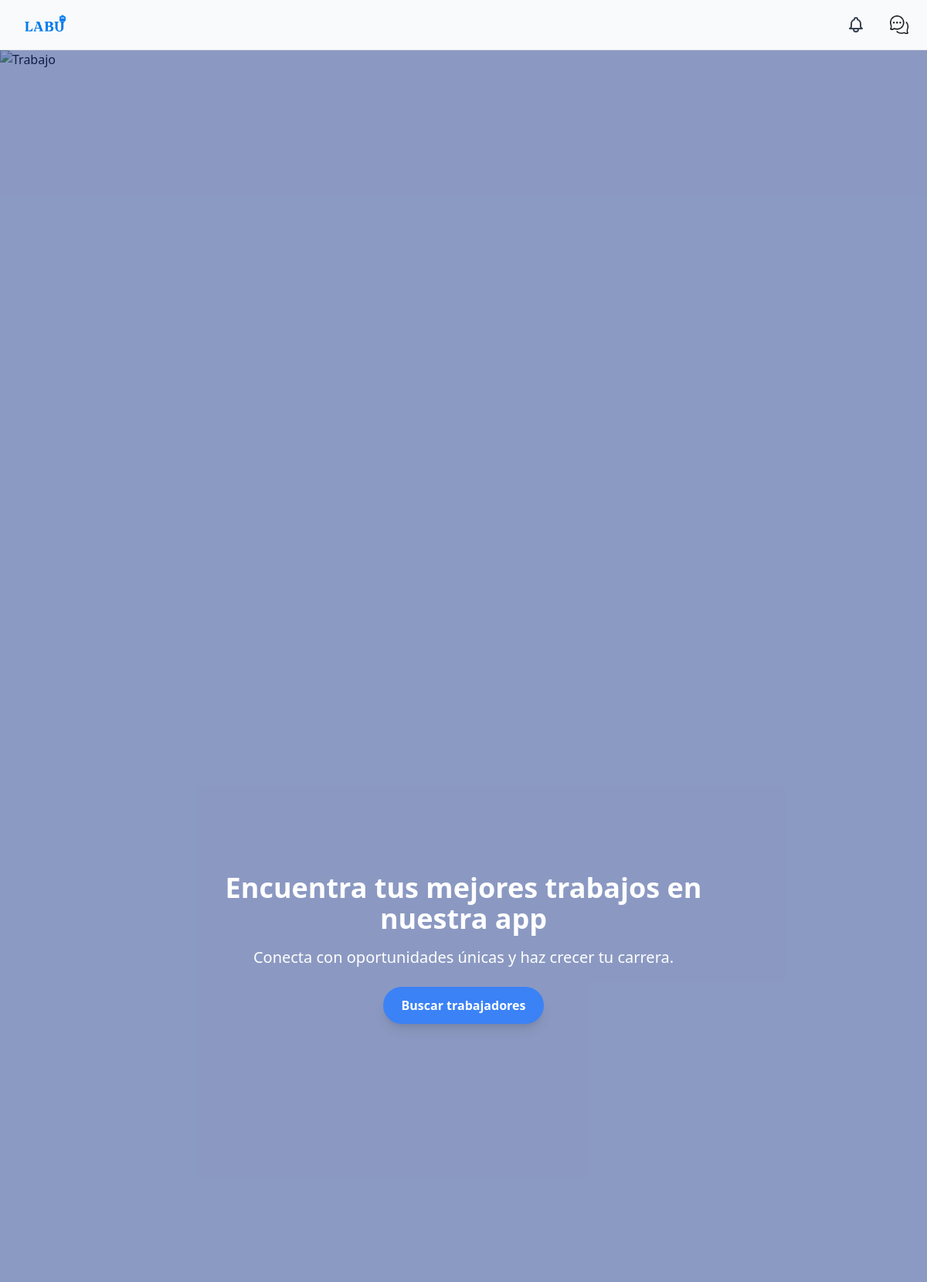
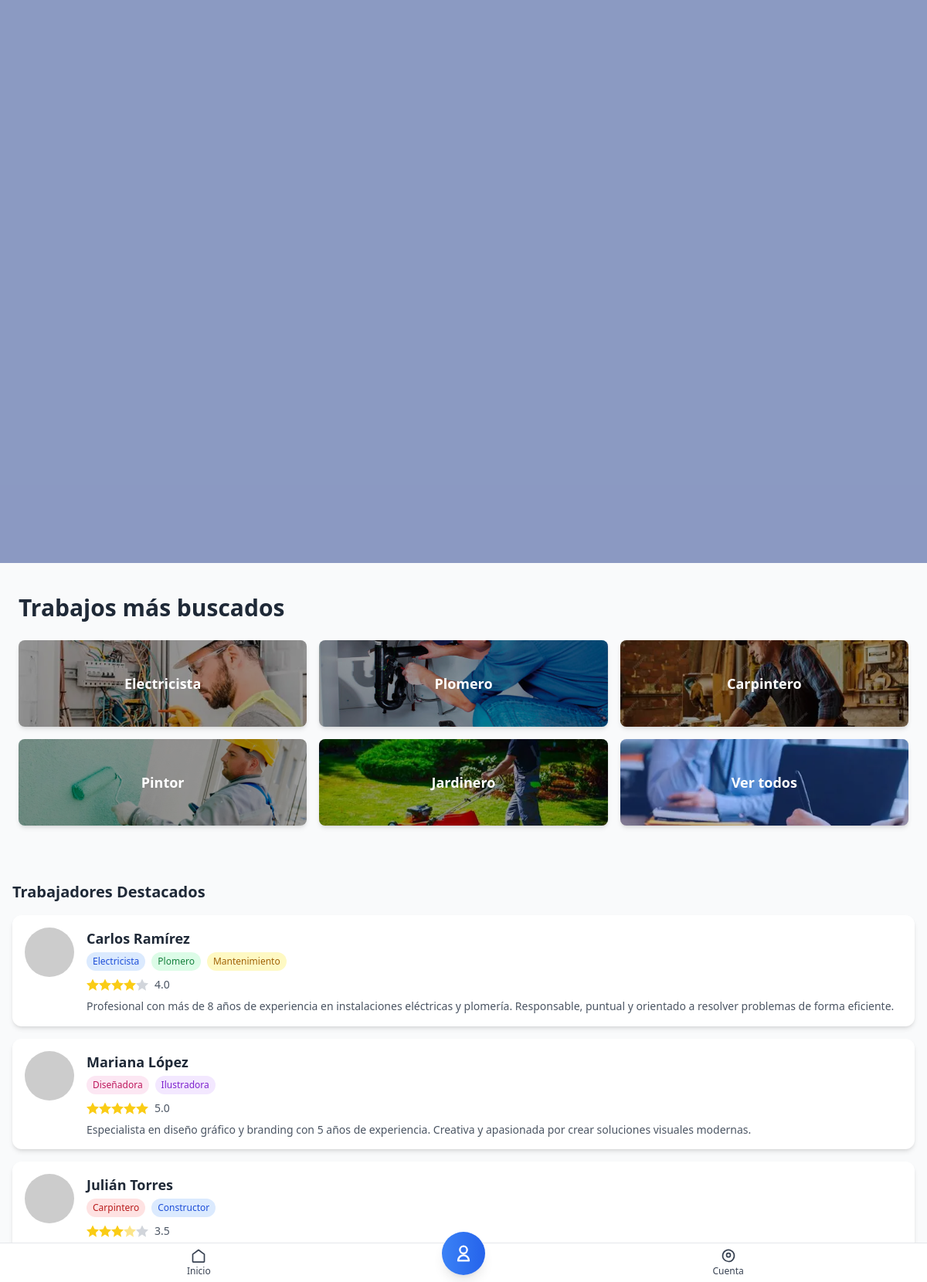
The page / on the database its author committed (2 pictures, top to bottom).
### tables this page shows
CREATE TABLE `especialidades` (
  `id_especialidad` int(11) NOT NULL,
  `nombre` varchar(100) NOT NULL,
  `descripcion` text DEFAULT NULL,
  `foto_url` varchar(255) DEFAULT NULL,
  `activo` tinyint(1) DEFAULT 1,
  `fecha_creacion` timestamp NOT NULL DEFAULT current_timestamp()
);

### index.php (the view, shortened to what this page needs)
<!DOCTYPE html>
<html lang="es">
<head>
  <script src="https://cdn.tailwindcss.com"></script>
</head>
<body class="bg-gray-50 pb-20">
  <header class="flex justify-between items-center px-4 py-3 border-b border-gray-200">
    <div class="logo">
      <img src="img/labu.png" alt="Logo" class="h-10">
    </div>
    <div class="flex items-center gap-4">
      <a href="#notificaciones" class="w-10 h-10 flex items-center justify-center rounded-full hover:bg-gray-100" title="Notificaciones">
      </a>
     <a href="#mensajes"
   class="w-10 h-10 flex items-center justify-center rounded-full hover:bg-gray-100"
   title="Mensajes">
  <img src="img/chat.png" alt="Mensajes" class="w-6 h-6 object-contain">
</a>
    </div>
  </header>
  <section class="relative h-[70vh] flex items-center justify-center">
    <img src="https://images.unsplash.com/photo-1503387762-592deb58ef4e?auto=format&fit=crop&w=1600&q=80"
         alt="Trabajo"
         class="absolute inset-0 w-full h-full object-cover">
    <div class="absolute inset-0 bg-blue-900 bg-opacity-50"></div>
    <div class="relative text-center text-white max-w-2xl px-6">
      <h1 class="text-3xl md:text-4xl font-bold mb-4">
        Encuentra tus mejores trabajos en nuestra app
      </h1>
      <p class="text-lg md:text-xl mb-6">
        Conecta con oportunidades únicas y haz crecer tu carrera.
      </p>
      <a href="#buscar"
         class="inline-block bg-blue-500 hover:bg-blue-600 text-white font-semibold px-6 py-3 rounded-full shadow-lg transition">
        Buscar trabajadores
      </a>
    </div>
  </section>
<?php
include 'Controlador/db_connect.php';
$sql = "
    SELECT e.id_especialidad, e.nombre, e.descripcion, e.foto_url, COUNT(t.id_trabajador) AS cantidad
    FROM especialidades e
    LEFT JOIN trabajadores t ON e.id_especialidad = t.id_especialidad
    GROUP BY e.id_especialidad
    ORDER BY cantidad DESC
    LIMIT 5
";
$result = $conn->query($sql);
$especialidades = [];
if ($result && $result->num_rows > 0) {
    while ($row = $result->fetch_assoc()) {
        $especialidades[] = $row;
    }
}
?>
<section class="px-6 py-10">
  <h2 class="text-2xl md:text-3xl font-semibold text-gray-800 mb-6">
    Trabajos más buscados
  </h2>
  <div class="grid grid-cols-2 md:grid-cols-3 gap-4">
    <?php foreach ($especialidades as $esp): ?>
      <a href="#<?php echo strtolower($esp['nombre']); ?>"
         class="relative flex items-center justify-center h-28 rounded-lg overflow-hidden shadow-md group">
        <img src="<?php echo $esp['foto_url'] ? htmlspecialchars($esp['foto_url']) : 'img/trabajo.webp'; ?>"
             alt="<?php echo htmlspecialchars($esp['nombre']); ?>"
             class="absolute inset-0 w-full h-full object-cover group-hover:scale-105 transition-all">
        <div class="absolute inset-0 bg-black bg-opacity-40"></div>
        <span class="relative text-white text-lg font-semibold">
          <?php echo htmlspecialchars($esp['nombre']); ?>
        </span>
      </a>
    <?php endforeach; ?>
    <a href="#todos"
       class="relative flex items-center justify-center h-28 rounded-lg overflow-hidden shadow-md hover:brightness-110 transition">
      <img src="img/trabajo.webp"
           alt="Trabajos"
           class="absolute inset-0 w-full h-full object-cover">
      <div class="absolute inset-0 bg-blue-600 bg-opacity-30"></div>
      <span class="relative z-10 text-white text-lg font-semibold">Ver todos</span>
    </a>
  </div>
</section>
<section class="px-4 py-8 bg-gray-50">
  <h2 class="text-xl font-bold text-gray-800 mb-4">Trabajadores Destacados</h2>
  <div class="w-full bg-white rounded-xl shadow-md p-4 flex items-start gap-4 mb-4">
    <img src="https://randomuser.me/api/portraits/men/32.jpg"
         alt="Foto trabajador"
         class="w-16 h-16 rounded-full object-cover">
    <div class="flex-1">
      <h3 class="text-lg font-semibold text-gray-800">Carlos Ramírez</h3>
      <div class="flex flex-wrap gap-2 my-1">
        <span class="px-2 py-1 text-xs bg-blue-100 text-blue-700 rounded-full">Electricista</span>
        <span class="px-2 py-1 text-xs bg-green-100 text-green-700 rounded-full">Plomero</span>
        <span class="px-2 py-1 text-xs bg-yellow-100 text-yellow-700 rounded-full">Mantenimiento</span>
      </div>
      <div class="flex items-center my-2">
        <svg class="w-4 h-4 text-yellow-400 fill-current" viewBox="0 0 24 24"><path d="M12 .587l3.668 7.57 8.332 1.151-6.064 5.888 1.528 8.307L12 18.896l-7.464 4.607 1.528-8.307-6.064-5.888 8.332-1.151z"/></svg>
        <svg class="w-4 h-4 text-yellow-400 fill-current" viewBox="0 0 24 24"><path d="M12 .587l3.668 7.57 8.332 1.151-6.064 5.888 1.528 8.307L12 18.896l-7.464 4.607 1.528-8.307-6.064-5.888 8.332-1.151z"/></svg>
        <svg class="w-4 h-4 text-yellow-400 fill-current" viewBox="0 0 24 24"><path d="M12 .587l3.668 7.57 8.332 1.151-6.064 5.888 1.528 8.307L12 18.896l-7.464 4.607 1.528-8.307-6.064-5.888 8.332-1.151z"/></svg>
        <svg class="w-4 h-4 text-yellow-400 fill-current" viewBox="0 0 24 24"><path d="M12 .587l3.668 7.57 8.332 1.151-6.064 5.888 1.528 8.307L12 18.896l-7.464 4.607 1.528-8.307-6.064-5.888 8.332-1.151z"/></svg>
        <svg class="w-4 h-4 text-gray-300 fill-current" viewBox="0 0 24 24"><path d="M12 .587l3.668 7.57 8.332 1.151-6.064 5.888 1.528 8.307L12 18.896l-7.464 4.607 1.528-8.307-6.064-5.888 8.332-1.151z"/></svg>
        <span class="ml-2 text-sm text-gray-600">4.0</span>
      </div>
      <p class="text-sm text-gray-600 leading-snug">
        Profesional con más de 8 años de experiencia en instalaciones eléctricas y plomería. Responsable, puntual y orientado a resolver problemas de forma eficiente.
      </p>
    </div>
  </div>
  <div class="w-full bg-white rounded-xl shadow-md p-4 flex items-start gap-4 mb-4">
    <img src="https://randomuser.me/api/portraits/women/44.jpg"
         alt="Foto trabajadora"
         class="w-16 h-16 rounded-full object-cover">
    <div class="flex-1">
      <h3 class="text-lg font-semibold text-gray-800">Mariana López</h3>
      <div class="flex flex-wrap gap-2 my-1">
        <span class="px-2 py-1 text-xs bg-pink-100 text-pink-700 rounded-full">Diseñadora</span>
        <span class="px-2 py-1 text-xs bg-purple-100 text-purple-700 rounded-full">Ilustradora</span>
      </div>
      <div class="flex items-center my-2">
        <svg class="w-4 h-4 text-yellow-400 fill-current" viewBox="0 0 24 24"><path d="M12 .587l3.668 7.57 8.332 1.151-6.064 5.888 1.528 8.307L12 18.896l-7.464 4.607 1.528-8.307-6.064-5.888 8.332-1.151z"/></svg>
        <svg class="w-4 h-4 text-yellow-400 fill-current" viewBox="0 0 24 24"><path d="M12 .587l3.668 7.57 8.332 1.151-6.064 5.888 1.528 8.307L12 18.896l-7.464 4.607 1.528-8.307-6.064-5.888 8.332-1.151z"/></svg>
        <svg class="w-4 h-4 text-yellow-400 fill-current" viewBox="0 0 24 24"><path d="M12 .587l3.668 7.57 8.332 1.151-6.064 5.888 1.528 8.307L12 18.896l-7.464 4.607 1.528-8.307-6.064-5.888 8.332-1.151z"/></svg>
        <svg class="w-4 h-4 text-yellow-400 fill-current" viewBox="0 0 24 24"><path d="M12 .587l3.668 7.57 8.332 1.151-6.064 5.888 1.528 8.307L12 18.896l-7.464 4.607 1.528-8.307-6.064-5.888 8.332-1.151z"/></svg>
        <svg class="w-4 h-4 text-yellow-400 fill-current" viewBox="0 0 24 24"><path d="M12 .587l3.668 7.57 8.332 1.151-6.064 5.888 1.528 8.307L12 18.896l-7.464 4.607 1.528-8.307-6.064-5.888 8.332-1.151z"/></svg>
        <span class="ml-2 text-sm text-gray-600">5.0</span>
      </div>
      <p class="text-sm text-gray-600 leading-snug">
        Especialista en diseño gráfico y branding con 5 años de experiencia. Creativa y apasionada por crear soluciones visuales modernas.
      </p>
    </div>
  </div>
  <div class="w-full bg-white rounded-xl shadow-md p-4 flex items-start gap-4 mb-4">
    <img src="https://randomuser.me/api/portraits/men/65.jpg"
         alt="Foto trabajador"
         class="w-16 h-16 rounded-full object-cover">
    <div class="flex-1">
      <h3 class="text-lg font-semibold text-gray-800">Julián Torres</h3>
      <div class="flex flex-wrap gap-2 my-1">
        <span class="px-2 py-1 text-xs bg-red-100 text-red-700 rounded-full">Carpintero</span>
        <span class="px-2 py-1 text-xs bg-blue-100 text-blue-700 rounded-full">Constructor</span>
      </div>
      <div class="flex items-center my-2">
        <svg class="w-4 h-4 text-yellow-400 fill-current" viewBox="0 0 24 24"><path d="M12 .587l3.668 7.57 8.332 1.151-6.064 5.888 1.528 8.307L12 18.896l-7.464 4.607 1.528-8.307-6.064-5.888 8.332-1.151z"/></svg>
        <svg class="w-4 h-4 text-yellow-400 fill-current" viewBox="0 0 24 24"><path d="M12 .587l3.668 7.57 8.332 1.151-6.064 5.888 1.528 8.307L12 18.896l-7.464 4.607 1.528-8.307-6.064-5.888 8.332-1.151z"/></svg>
        <svg class="w-4 h-4 text-yellow-400 fill-current" viewBox="0 0 24 24"><path d="M12 .587l3.668 7.57 8.332 1.151-6.064 5.888 1.528 8.307L12 18.896l-7.464 4.607 1.528-8.307-6.064-5.888 8.332-1.151z"/></svg>
        <svg class="w-4 h-4 text-yellow-400 opacity-50 fill-current" viewBox="0 0 24 24"><path d="M12 .587l3.668 7.57 8.332 1.151-6.064 5.888 1.528 8.307L12 18.896l-7.464 4.607 1.528-8.307-6.064-5.888 8.332-1.151z"/></svg>
        <svg class="w-4 h-4 text-gray-300 fill-current" viewBox="0 0 24 24"><path d="M12 .587l3.668 7.57 8.332 1.151-6.064 5.888 1.528 8.307L12 18.896l-7.464 4.607 1.528-8.307-6.064-5.888 8.332-1.151z"/></svg>
        <span class="ml-2 text-sm text-gray-600">3.5</span>
      </div>
      <p class="text-sm text-gray-600 leading-snug">
      </p>
    </div>
  </div>
</section>
<nav class="fixed bottom-0 left-0 w-full bg-white border-t border-gray-200 flex justify-around items-center py-1.5 shadow-md z-50">
  <a href="#inicio" class="flex flex-col items-center justify-center text-gray-700 hover:text-blue-600 w-1/3">
    <svg xmlns="http://www.w3.org/2000/svg" class="w-5 h-5 mb-0.5" fill="none" viewBox="0 0 24 24" stroke="currentColor">
      <path stroke-linecap="round" stroke-linejoin="round" stroke-width="2"
        d="M3 9.75L12 3l9 6.75V21a.75.75 0 01-.75.75H3.75A.75.75 0 013 21V9.75z" />
    </svg>
    <span class="text-xs font-medium">Inicio</span>
  </a>
  <a href="#trabajador"
     class="relative -mt-6 w-14 h-14 bg-gradient-to-r from-blue-500 to-blue-600 rounded-full flex items-center justify-center shadow-lg hover:brightness-110 transition">
    <svg xmlns="http://www.w3.org/2000/svg" class="w-7 h-7 text-white" fill="none" viewBox="0 0 24 24" stroke="currentColor">
      <path stroke-linecap="round" stroke-linejoin="round" stroke-width="2"
        d="M12 12c2.21 0 4-1.79 4-4s-1.79-4-4-4-4
           1.79-4 4 1.79 4 4 4zm0 2c-3.31
           0-6 2.69-6 6h12c0-3.31-2.69-6-6-6z" />
    </svg>
  </a>
  <a href="#cuenta" class="flex flex-col items-center justify-center text-gray-700 hover:text-blue-600 w-1/3">
    <svg xmlns="http://www.w3.org/2000/svg" class="w-5 h-5 mb-0.5" fill="none" viewBox="0 0 24 24" stroke="currentColor">
      <path stroke-linecap="round" stroke-linejoin="round" stroke-width="2"
        d="M5.121 17.804A9 9 0 1112 21a9
           9 0 01-6.879-3.196zM15 11a3 3 0
           11-6 0 3 3 0 016 0z" />
    </svg>
    <span class="text-xs font-medium">Cuenta</span>
  </a>
</nav>
</body>
</html>

### rows shown on the page
especialidades: foto_url (picture), nombre "Electricista"
especialidades: foto_url (picture), nombre "Plomero"
especialidades: foto_url (picture), nombre "Carpintero"
especialidades: foto_url (picture), nombre "Pintor"
especialidades: foto_url (picture), nombre "Jardinero"
